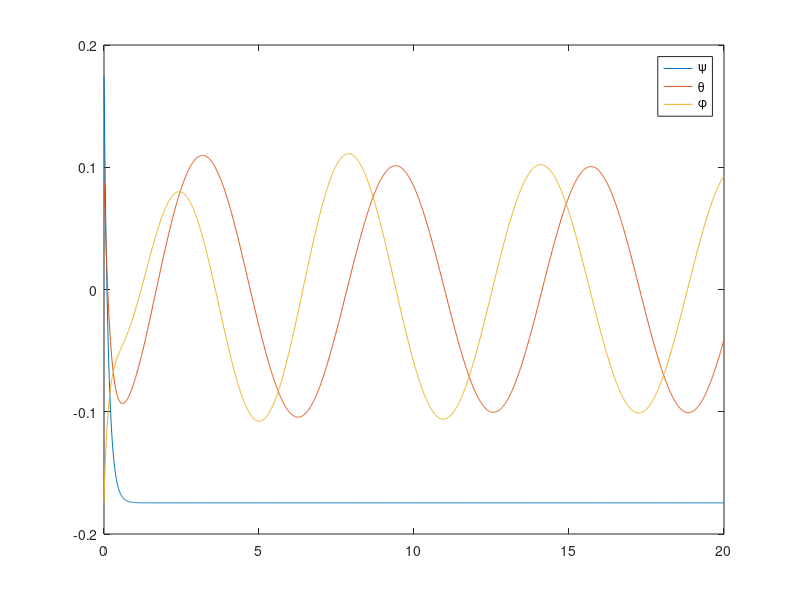
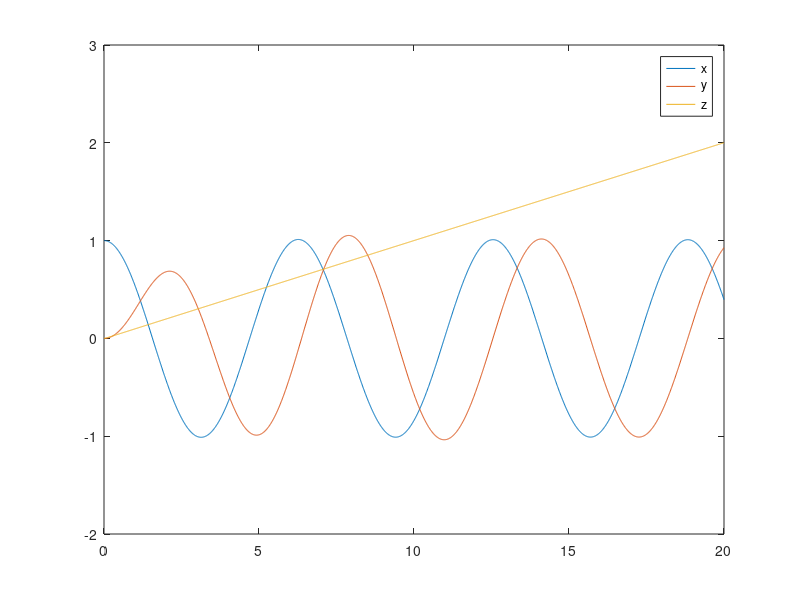
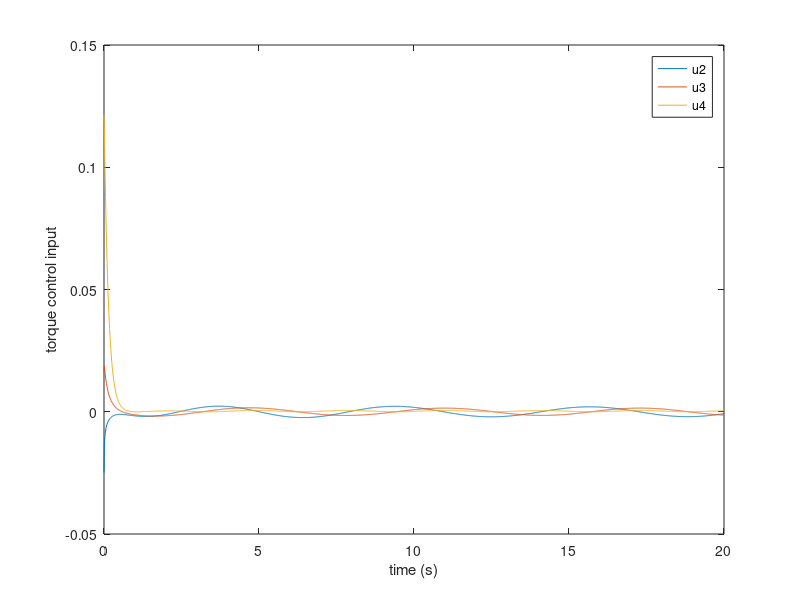
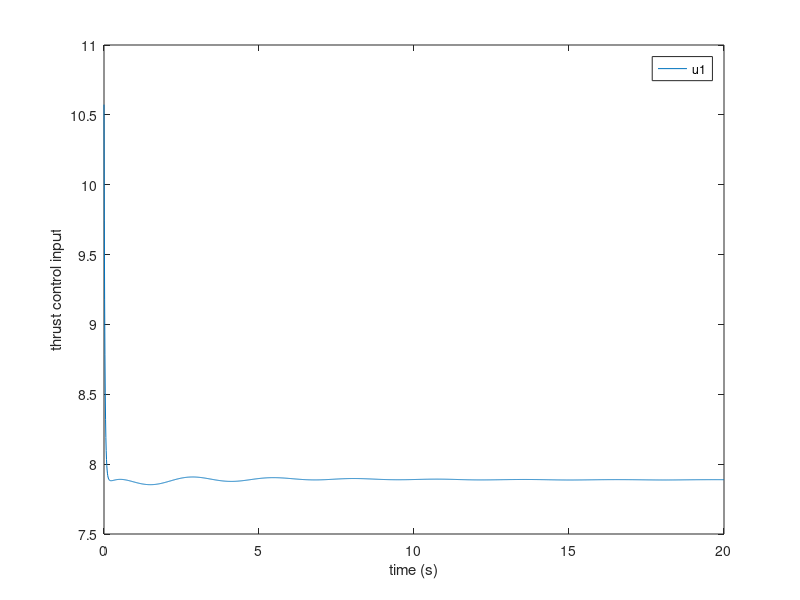

Here is the MATLAB script that generated these plots, in order:
close all
clear all 
clc 
% physical constants     
g = 9.81; 
M = 0.8; 
L = 0.25;
Ixx = 5*10^-3;
Iyy = 5*10^-3;
Izz = 10*10^-3; 
k = 3*10^-6; 
b = 10^-7;
I = diag([Ixx Iyy Izz]);

%constants
Kv = [0.63 ; 0.63; 31.5];  %for positions
Kp = [1.725 ; 1.725; 6.125];
Kpe = [6; 5.2; 7];      %for eular angles
Kpw = [4; 3; 4.9];       % for w

%Desired position and attitude
Fstar = 0; %desired thrust
euler_star = [0 0 -10]'.*pi/180;  %desired euler angle
euler_dstar = [0 0 0]';
tau_star = [0 0 0]';  %desired torque
w_star = [0 0 0]';
w_dstar = [0 0 0]';

%Body Frame
w = [0 0 0]';          % angular velocity in body frame
w_r = [0 0 0 0]';        % individual rotor speed
w_dot = [0 0 0]';
% Inertial frame
%pos = zeros(3,1000);        
pos(:,1)=[1 0 0];   % initial location
posdot = [0 0 0]';
posddot = [0 0 0]';
euler = [-10 5 10]'.*pi/180;
euler_dot  = [0 0 0]';

%Simulation

%R = [cos(euler(3,k))*cos(euler(2,k)) cos(euler(3,k))*sin(euler(2,k))*sin(euler(1,k))-sin(euler(3,k))*cos(euler(1,k)) cos(euler(3,k))*sin(euler(2,k))*cos(euler(1,k))+sin(euler(3,k))*sin(euler(1,k));
%     sin(euler(3,k))*cos(euler(2,k)) sin(euler(3,k))*sin(euler(2,k))*sin(euler(1,k))+cos(euler(3,k))*cos(euler(1,k)) sin(euler(3,k))*sin(euler(2,k))*cos(euler(1,k))-cos(euler(3,k))*sin(euler(1,k));
%     -sin(euler(2,k))                cos(euler(2,k))*sin(euler(1,k))                                                 cos(euler(2,k))*cos(euler(1,k))]
dt = 0.01;
for k = 1:2000
    
    ref(:,k) = [cos(k*dt);sin(k*dt);0.1*k*dt];  %fixed frame
    ref_dot(:,k) = [-sin(k*dt);cos(k*dt);0.1];  %fixed frame
    ref_ddot(:,k) = [-cos(k*dt);-sin(k*dt);0];  %fixed frame
    
    posddot(:,k) = ref_ddot(:,k) + Kv.*(ref_dot(:,k) - posdot(:,k)) + Kp.*(ref(:,k) - pos(:,k)); %commanded acc.
    Fstar(k) = (M*g + M*posddot(3,k))/(cos(euler(2,k))*cos(euler(1,k)));  % U1
    %desired eular angles
    euler_star(1,k+1) = asin((M*posddot(1,k)*sin(euler_star(3,k)) - M*posddot(2,k)*cos(euler_star(3,k)))/Fstar(k));
    euler_star(2,k+1) = asin((M*posddot(1,k)*cos(euler_star(3,k)) + M*posddot(2,k)*sin(euler_star(3,k)))/Fstar(k)*cos(euler_star(1,k)));
    euler_star(3,k+1) = euler_star(3,k);
    
    posdot(:,k+1) =  posdot(:,k) + dt*posddot(:,k);
    pos(:,k+1) = pos(:,k) + dt*posdot(:,k);
    
    euler_dot(:,k) = euler_dstar + Kpe.*(euler_star(:,k) - euler(:,k));
    euler(:,k+1) = euler(:,k) + dt*euler_dot(:,k);
    Retw = [1 0 -sin(euler(2,k));
            0 cos(euler(1,k)) cos(euler(2,k))*sin(euler(1,k)); 
            0 -sin(euler(1,k)) cos(euler(2,k))*cos(euler(1,k))];
    w(:,k) = Retw * euler_dot(:,k);
    
    w_dot(:,k) = w_dstar + Kpw.*(w_star - w(:,k));
                                 
    tau_star(:,k) = [Ixx*w_dot(1,k) + (Izz-Iyy)*w(2,k)*w(3,k); 
                     Iyy*w_dot(2,k) + (Ixx-Izz)*w(1,k)*w(3,k); 
                     Izz*w_dot(3,k) + (Iyy-Ixx)*w(1,k)*w(2,k)];
    w_r(:,k) = sqrt(inv([k k k k;
                         L*k 0 -L*k 0;
                         0 L*k 0 -L*k;
                         b -b b -b] ) * [Fstar(k);tau_star(:,k)]);
                     
    error_x(:,k) = ref(:,k) - pos(:,k);
end
t = 0:0.01:20;
figure(1)
plot(t,euler(3,:),t,euler(2,:),t,euler(1,:)),legend('\psi','\theta','\phi')

figure(2)
plot(t,pos(1,:),t,pos(2,:),t,pos(3,:)),legend('x','y','z')

t = linspace(0,20,2000);
%numel(t)
figure(3)
plot(t,tau_star(1,:),t,tau_star(2,:),t,tau_star(3,:));
legend("u2","u3","u4")
xlabel("time (s)")
ylabel("torque control input")
%ylim([-0.05 0.15])

t = linspace(0,20,2000);
%numel(t)
figure(4)
plot(t,Fstar);
legend("u1")
xlabel("time (s)")
ylabel("thrust control input")
%ylim([4.5 6])

figure(5)
plot3(pos(1,:),pos(2,:),pos(3,:))
hold on
plot3(ref(1,:),ref(2,:),ref(3,:))
xlabel("X")
ylabel("Y")
zlabel("Z")
zlim([0 2.5])
hold off
grid on
legend('Actual Path','Reference Path')

figure(6)
plot(t,error_x(1,:),t,error_x(2,:),t,error_x(3,:)),legend('ex','ey','ez')
xlabel("time")
ylabel("error (m)")


% Z = stepinfo(pos(3,:),t,ref(3))
% Y = stepinfo(pos(2,:),t,ref(2))
% X = stepinfo(pos(1,:),t, ref(1))
